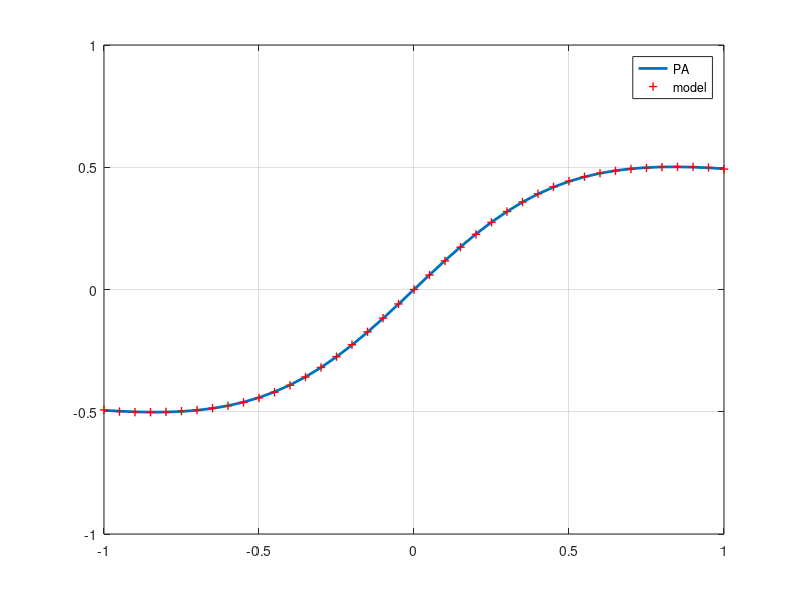

Write the MATLAB code that produced this figure.
close all; clearvars; clc;

A_array = 0.5:0.3:2;
B_array = 0.5:0.3:2;
A_array(end) = 1.2;
B_array(end) = 1.43;

figure;

for p = 1:length(A_array)
  % PA model
  #A = 1.2;
  A = A_array(p);
  #B = 1.43;
  B = B_array(p);
  #r = -1:0.1:1;

  PA_saleh = @(r) (A*r)./(1 + B*(r.^2));


  x = -1:0.05:1;

  K = 7;

  for i = 1:K + 1
    x_matrix(:, i) = x'.^(i-1);
  end

  y_matrix = PA_saleh(x)';

  coeffs = inv(x_matrix'*x_matrix)*x_matrix'*y_matrix;
  coeffs2 = inv(y_matrix'*y_matrix)*y_matrix'*x_matrix;

  #newf = @(x) coeffs(1) + coeffs(2)*x + coeffs(3)*x.^2 + coeffs(4)*x.^3 + coeffs(5)*x.^4 + coeffs(6)*x.^5;
  #if p == 1
  newf2 = zeros(1, length(x));
  newf3 = zeros(1, length(x));
  #end

  for j = 1:K + 1
    mm = plot(x, y_matrix, 'LineWidth', 2); hold on;
    ylim([-1, 1]);
    newf2 = newf2 + coeffs(j)*x.^(j-1);
    newf3 = newf3 + coeffs2(j)*y_matrix.^(j-1);
    h = plot(x, newf2, 'LineWidth', 1, 'r+');
    grid on;

    legend('PA', 'model');
    pause(0.05);
    clear h;
    hold off;
  end

pause(2);
clear mm;

end

#figure;
#plot(y_matrix, newf3);

newf = @(x) coeffs2(1) + coeffs2(2)*x + coeffs2(3)*x.^2 + coeffs2(4)*x.^3 + coeffs2(5)*x.^4 + coeffs2(6)*x.^5;


